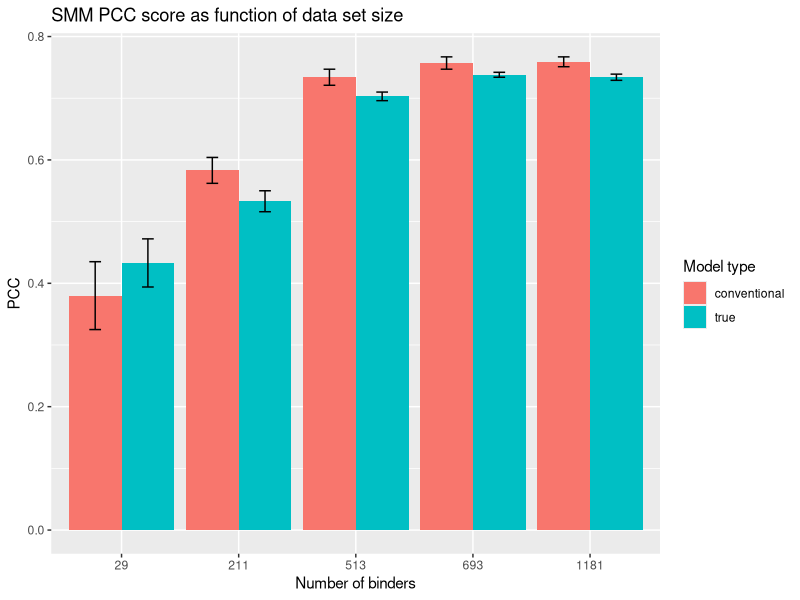

R code for this plot:
library(tidyverse)
library(ggplot2)
library(stringi)

binder_number <- c('29', '211', '513', '693', '1181')
conventional <- c(0.38,
                  0.583,
                  0.734,
                  0.757,
                  0.759)
true <- c(0.433,
          0.533,
          0.703,
          0.738,
          0.734)

conventional_error <- c(0.055,
                        0.021,
                        0.013,
                        0.01,
                        0.008)
true_error <- c(0.039,
                0.017,
                0.007,
                0.004,
                0.005)

errorbars <- paste(conventional_error,true_error,collapse = ' ')
errorbars <- stri_split_boundaries(errorbars, simplify = TRUE) %>% 
  as.numeric(unlist(.))

#errorbars entered consecutively 
# zipper

data <- data.frame(
  binder_number,
  conventional,
  true
)

plot_data <- data %>%
  as_tibble() %>% 
  pivot_longer(!binder_number,
               names_to = "model_type",
               values_to = "PCC")

# plot_data <- factor(plot_data$binder_number, levels = c('58', '210', '317', '543', '789'))

PCC_plot <- plot_data %>% 
  ggplot(.,
         mapping = aes(x = binder_number,
                       y = PCC,
                       fill = model_type)) + 
  geom_col(position = "dodge") +
  geom_errorbar(aes(ymin = PCC - errorbars,
                    ymax = PCC + errorbars),
                width = 0.2,
                position = position_dodge(0.9)) + 
  labs(title = "SMM PCC score as function of data set size",
       fill = "Model type",
       x = "Number of binders")


PCC_plot +
  scale_x_discrete(limits = c('29', '211', '513', '693', '1181'))